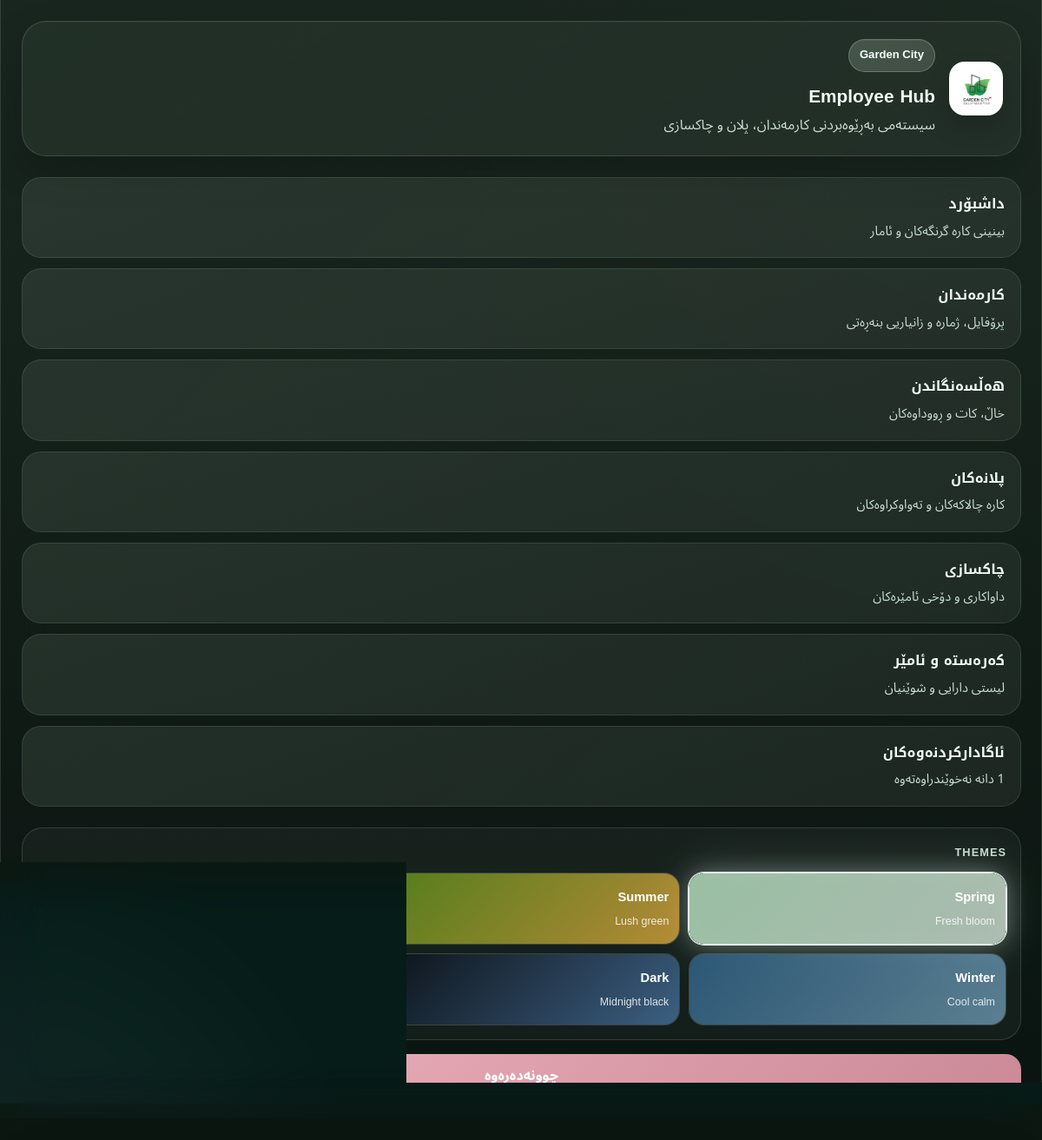
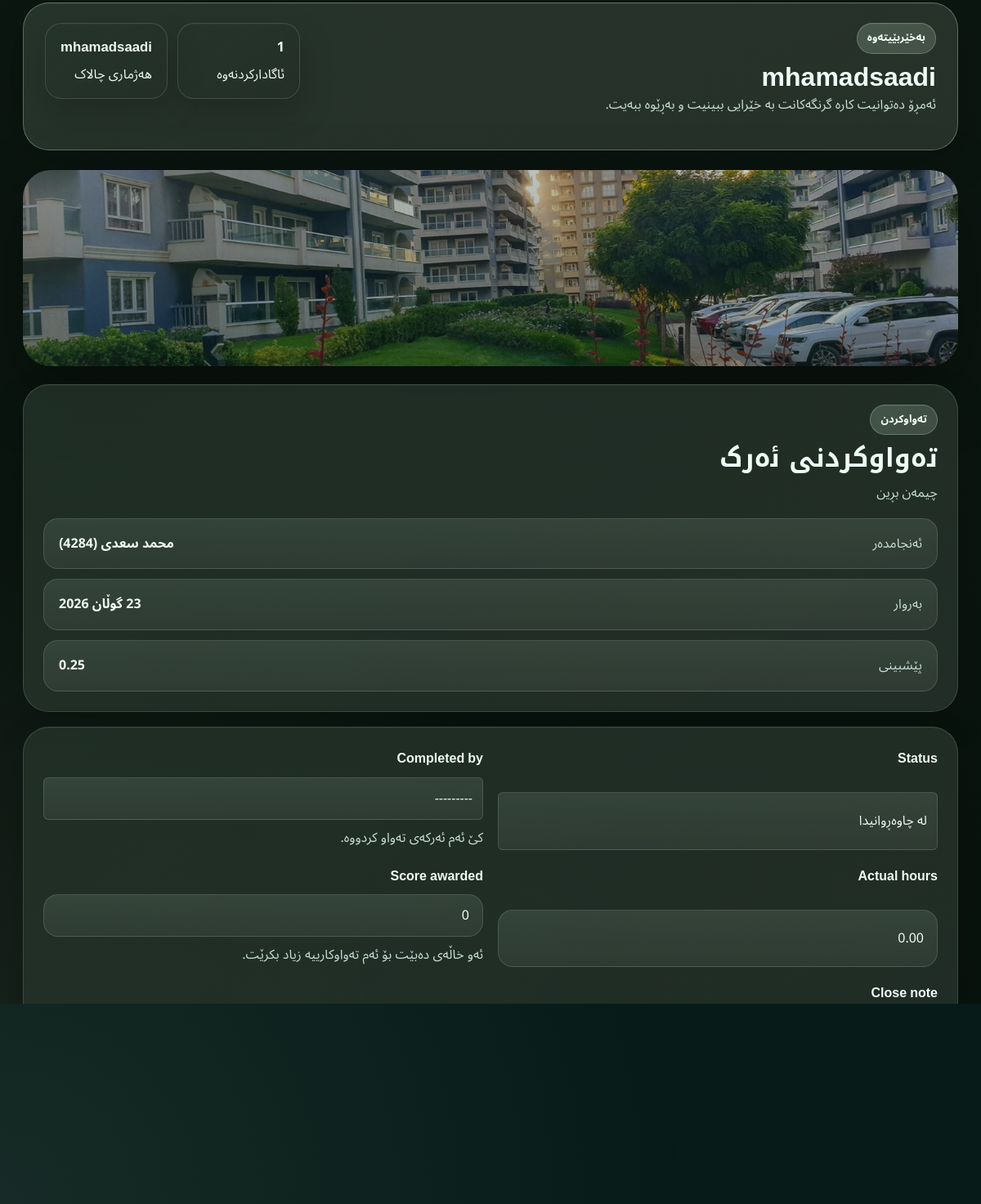
/tasks/2/complete/ (signed in), run on the app's committed database (2 pictures, top to bottom).
### employees/models.py (models this page shows, shortened)
class Task(models.Model):
    STATUS_CHOICES = [
        ('todo', 'لە چاوەڕوانیدا'),
        ('in_progress', 'لە جێبەجێکردندایە'),
        ('done', 'تەواو بووە'),
    ]
    PRIORITY_CHOICES = [
        ('low', 'نزم'),
        ('medium', 'مامناوەند'),
        ('high', 'بەرز'),
        ('urgent', 'زۆر گرنگ'),
    ]
    title = models.CharField(max_length=200)
    description = models.TextField(blank=True, null=True)
    assigned_to = models.ForeignKey(
        Employee,
        on_delete=models.SET_NULL,
        null=True,
        blank=True,
        related_name='assigned_tasks'
    )
    planned_date = models.DateField(null=True, blank=True)
    estimated_hours = models.DecimalField(max_digits=6, decimal_places=2, default=0)
    actual_hours = models.DecimalField(max_digits=6, decimal_places=2, default=0)
    priority = models.CharField(max_length=20, choices=PRIORITY_CHOICES, default='medium')
    status = models.CharField(max_length=20, choices=STATUS_CHOICES, default='todo')
    location = models.CharField(max_length=255, blank=True, null=True)
    created_by = models.ForeignKey(User, on_delete=models.SET_NULL, null=True, blank=True)
    completed_by = models.ForeignKey(
        Employee,
        on_delete=models.SET_NULL,
        null=True,
        blank=True,
        related_name='completed_tasks'
    )
    score_awarded = models.IntegerField(default=0)
    close_note = models.TextField(blank=True, null=True)
    close_event_created = models.BooleanField(default=False)
    created_at = models.DateTimeField(auto_now_add=True)

class Employee(models.Model):
    user = models.OneToOneField(User, on_delete=models.SET_NULL, null=True, blank=True)
    name = models.CharField(max_length=200)
    code = models.CharField(max_length=50, unique=True)
    position = models.CharField(max_length=200)
    phone = models.CharField(max_length=50, blank=True, null=True)
    department = models.ForeignKey(Department, on_delete=models.CASCADE)
    active = models.BooleanField(default=True)
    can_enter_data = models.BooleanField(default=False)
    is_supervisor = models.BooleanField(default=False)
    created_at = models.DateTimeField(auto_now_add=True)
    def __str__(self):
        return f"{self.name} ({self.code})"

### employees/views.py (the view)
# urls.py: path('tasks/<int:task_id>/complete/', complete_task, name='complete_task'),
@login_required
@permission_required('employees.change_task', raise_exception=True)
def complete_task(request, task_id):
    task = get_object_or_404(Task, id=task_id)
    if request.method == 'POST':
        form = TaskCloseForm(request.POST, instance=task)
        if form.is_valid():
            with transaction.atomic():
                task = form.save(commit=False)
                task.status = 'done'
                task.save()
                if task.completed_by and not task.close_event_created:
                    Event.objects.create(
                        employee=task.completed_by,
                        event_type='positive',
                        date=timezone.localdate(),
                        description=f'ئەنجامدانی ئەرک: {task.title}\n{task.close_note or ""}',
                        score=task.score_awarded,
                        duration_hours=task.actual_hours,
                        created_by=request.user
                    )
                    task.close_event_created = True
                    task.save(update_fields=['close_event_created'])
            messages.success(request, 'ئەرک وەک تەواوبوو تۆمارکرا و چووە بۆ سوابقی کارمەند')
            return redirect('/tasks/')
    else:
        form = TaskCloseForm(instance=task)
    return render(request, 'employees/task_complete.html', {
        'form': form,
        'task': task,
        'title': 'تەواوکردنی ئەرک',
        'back_url': '/tasks/'
    })

### employees/forms.py
class TaskCloseForm(StyledModelForm):
    field_help_texts = {
        'completed_by': 'کێ ئەم ئەرکەی تەواو کردووە.',
        'score_awarded': 'ئەو خاڵەی دەبێت بۆ ئەم تەواوکارییە زیاد بکرێت.',
    }
    class Meta:
        model = Task
        fields = [
            'status',
            'completed_by',
            'actual_hours',
            'score_awarded',
            'close_note',
        ]
        widgets = {
            'status': forms.Select(attrs={'class': 'form-control'}),
            'completed_by': forms.Select(attrs={'class': 'form-control'}),
            'actual_hours': forms.NumberInput(attrs={'class': 'form-control', 'step': '0.25'}),
            'score_awarded': forms.NumberInput(attrs={'class': 'form-control'}),
            'close_note': forms.Textarea(attrs={'class': 'form-control', 'rows': 4}),
        }

### employees/views.py (called while the page is built)
def unread_notifications_count(request):
    if request.user.is_authenticated:
        count = Notification.objects.filter(user=request.user, is_read=False).count()
        return {'unread_notifications_count': count}
    return {'unread_notifications_count': 0}

### employees/templates/employees/task_complete.html (shortened to what this page needs)
{% extends 'employees/base.html' %}
{% block banner_class %}page-banner-task-complete{% endblock %}
{% block content %}
<section class="form-layout">
    <div class="surface-card form-intro">
        <div class="eyebrow">تەواوکردن</div>
        <h2 class="section-title">تەواوکردنی ئەرک</h2>
        <p class="section-copy">{{ task.title }}</p>
        <div class="detail-list compact">
            <div><span>ئەنجامدەر</span><strong>{{ task.assigned_to|default:"بەبێ دیاریکردن" }}</strong></div>
            <div><span>بەروار</span><strong>{{ task.planned_date|default:"-" }}</strong></div>
            <div><span>پێشبینی</span><strong>{{ task.estimated_hours }}</strong></div>
        </div>
    </div>
    <div class="surface-card">
        <form method="POST" class="smart-form">
            <div class="form-grid">
                {% for field in form %}
                    <div class="field-block {% if field.field.widget.input_type == 'checkbox' %}field-block-checkbox{% endif %}">
                        <label for="{{ field.id_for_label }}">{{ field.label }}</label>
                        {{ field }}
                        {% if field.help_text %}
                            <div class="field-help">{{ field.help_text }}</div>
                        {% endif %}
                    </div>
                {% endfor %}
            </div>
            <div class="form-actions">
                <button type="submit" class="btn btn-success">تۆمارکردنی تەواوبوون</button>
                <a href="{{ back_url }}" class="btn btn-secondary">گەڕانەوە</a>
            </div>
        </form>
    </div>
</section>
{% endblock %}

### employees/templates/employees/base.html (shortened to what this page needs)
{% load static %}
<!DOCTYPE html>
<html lang="ckb" dir="rtl">
<head>
    <link href="https://cdn.jsdelivr.net/npm/bootstrap@5.3.0/dist/css/bootstrap.min.css" rel="stylesheet">
    <link href="{% static 'css/app.css' %}?v=20260425i" rel="stylesheet">
</head>
<body class="theme-spring">
{% if request.user.is_authenticated %}
<div class="app-shell">
    <aside class="sidebar-panel" id="app-sidebar">
        <div class="brand-block">
            <img src="{% static 'images/garden-city-logo.jpg' %}" alt="Garden City" class="brand-logo">
            <div>
                <div class="brand-kicker">Garden City</div>
                <div class="brand-title">Employee Hub</div>
                <div class="brand-copy">سیستەمی بەڕێوەبردنی کارمەندان، پلان و چاکسازی</div>
            </div>
        </div>
        <nav class="sidebar-nav">
            <a href="/dashboard/" class="nav-link-tile">
                <span class="nav-link-title">داشبۆرد</span>
                <span class="nav-link-copy">بینینی کارە گرنگەکان و ئامار</span>
            </a>
            <a href="/employees/" class="nav-link-tile">
                <span class="nav-link-title">کارمەندان</span>
                <span class="nav-link-copy">پرۆفایل، ژمارە و زانیاریی بنەڕەتی</span>
            </a>
            <a href="/scores/" class="nav-link-tile">
                <span class="nav-link-title">هەڵسەنگاندن</span>
                <span class="nav-link-copy">خاڵ، کات و ڕووداوەکان</span>
            </a>
            <a href="/tasks/" class="nav-link-tile">
                <span class="nav-link-title">پلانەکان</span>
                <span class="nav-link-copy">کارە چالاکەکان و تەواوکراوەکان</span>
            </a>
            <a href="/maintenance/" class="nav-link-tile">
                <span class="nav-link-title">چاکسازی</span>
                <span class="nav-link-copy">داواکاری و دۆخی ئامێرەکان</span>
            </a>
            <a href="/assets/" class="nav-link-tile">
                <span class="nav-link-title">کەرەستە و ئامێر</span>
                <span class="nav-link-copy">لیستی دارایی و شوێنیان</span>
            </a>
            <a href="/notifications/" class="nav-link-tile">
                <span class="nav-link-title">ئاگادارکردنەوەکان</span>
                <span class="nav-link-copy">{{ unread_notifications_count }} دانە نەخوێندراوەتەوە</span>
            </a>
        </nav>
        <div class="sidebar-footer">
            <div class="theme-switcher-panel">
                <div class="theme-switcher-label">Themes</div>
                <div class="theme-switcher-grid">
                    <button type="button" class="theme-swatch" data-theme="theme-spring">
                        <span class="theme-swatch-title">Spring</span>
                        <span class="theme-swatch-copy">Fresh bloom</span>
                    </button>
                    <button type="button" class="theme-swatch" data-theme="theme-summer">
                        <span class="theme-swatch-title">Summer</span>
                        <span class="theme-swatch-copy">Lush green</span>
                    </button>
                    <button type="button" class="theme-swatch" data-theme="theme-autumn">
                        <span class="theme-swatch-title">Autumn</span>
                        <span class="theme-swatch-copy">Warm tones</span>
                    </button>
                    <button type="button" class="theme-swatch" data-theme="theme-winter">
                        <span class="theme-swatch-title">Winter</span>
                        <span class="theme-swatch-copy">Cool calm</span>
                    </button>
                    <button type="button" class="theme-swatch" data-theme="theme-dark">
                        <span class="theme-swatch-title">Dark</span>
                        <span class="theme-swatch-copy">Midnight black</span>
                    </button>
                </div>
            </div>
            <a href="/logout/" class="btn btn-danger w-100 mt-3">چوونەدەرەوە</a>
        </div>
    </aside>
    <main class="content-shell">
        <header class="topbar-panel">
            <div class="topbar-intro">
                <div class="topbar-intro-copy">
                    <div class="eyebrow">بەخێربێیتەوە</div>
                    <h1 class="topbar-title">{{ request.user.get_full_name|default:request.user.username }}</h1>
                    <p class="topbar-copy">ئەمڕۆ دەتوانیت کارە گرنگەکانت بە خێرایی ببینیت و بەڕێوە ببەیت.</p>
                </div>
            </div>
            <div class="status-cluster">
                <div class="status-pill">
                    <strong>{{ unread_notifications_count }}</strong>
                    <span>ئاگادارکردنەوە</span>
                </div>
                <div class="status-pill">
                    <strong>{{ request.user.username }}</strong>
                    <span>هەژماری چالاک</span>
                </div>
            </div>
        </header>
        <div class="page-body">
            <section class="page-visual-banner {% block banner_class %}page-banner-default{% endblock %}">
                <div class="page-visual-banner-inner"></div>
            </section>
            {% block content %}{% endblock %}
        </div>
    </main>
</div>
{% else %}
{% block guest_content %}{% endblock %}
{% endif %}
</body>
</html>

### data on the page
Task: title "چیمەن بڕین", assigned_to "محمد سعدی (4284)", planned_date "23 گوڵان 2026", estimated_hours "0.25", form "لە چاوەڕوانیدا" "---------" "0.00" "0"

### other printed values
{{ request.user.get_full_name|default:request.user.username }} "mhamadsaadi"
{{ unread_notifications_count }} "1"
{{ request.user.username }} "mhamadsaadi"
{{ field.label }} "Status" "Completed by" "Actual hours" "Score awarded" "Close note"
{{ field.help_text }} "کێ ئەم ئەرکەی تەواو کردووە." "ئەو خاڵەی دەبێت بۆ ئەم تەواوکارییە زیاد بکرێت."
